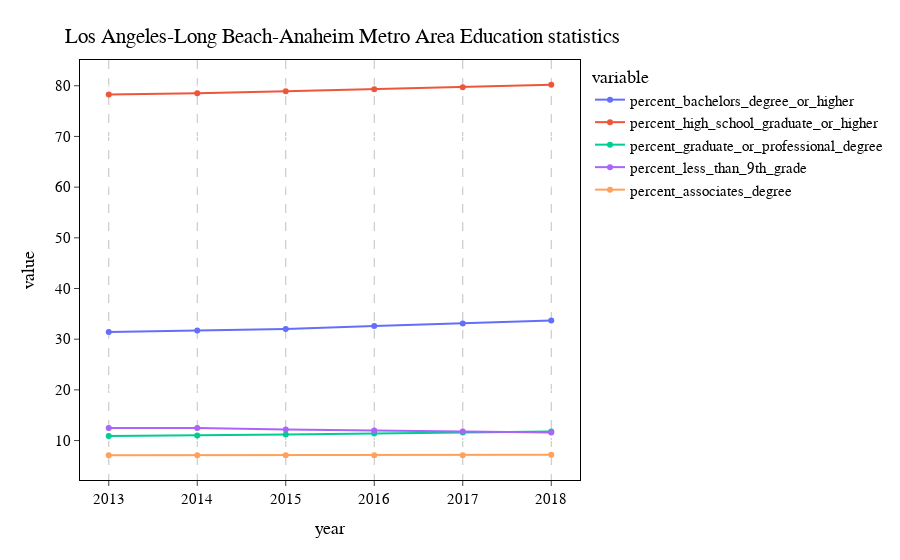

The notebook cell this image was saved under:
### Code cell
fig = px.line(lalban_edu, x='year', y='value', color='variable', markers=True)
fig.update_layout(plot_bgcolor='white')
fig.update_layout(
    title={
        'text': "Los Angeles-Long Beach-Anaheim Metro Area Education statistics",
        'y':0.95,
        'x':0.38,
        'xanchor': 'center',
        'yanchor': 'top'},
    xaxis = dict(
        showgrid=True,
        gridwidth=0.5,
        gridcolor='grey',
        griddash='dash',
        mirror=True,
        ticks='outside',
        showline=True,
        tickmode='linear',
        linecolor='black',
        linewidth=1),
    yaxis = dict(
        mirror=True,
        ticks='outside',
        showline=True,
        linecolor='black',
        linewidth=1),
    font=dict(
        family="Times New Roman",
        size=15,
        color="Black"))
fig.show()

### Figure 1 — Plotly figure (JSON) as saved in the notebook; plotly's stock layout.template omitted (floating-point values rounded to 4 significant figures)
{"data": [{"hovertemplate": "variable=percent_bachelors_degree_or_higher<br>year=%{x}<br>value=%{y}<extra></extra>", "legendgroup": "percent_bachelors_degree_or_higher", "line": {"color": "#636efa", "dash": "solid"}, "marker": {"symbol": "circle"}, "mode": "lines+markers", "name": "percent_bachelors_degree_or_higher", "orientation": "v", "showlegend": true, "type": "scatter", "x": [2013, 2014, 2015, 2016, 2017, 2018], "xaxis": "x", "y": [31.4, 31.7, 32, 32.6, 33.1, 33.7], "yaxis": "y"}, {"hovertemplate": "variable=percent_high_school_graduate_or_higher<br>year=%{x}<br>value=%{y}<extra></extra>", "legendgroup": "percent_high_school_graduate_or_higher", "line": {"color": "#EF553B", "dash": "solid"}, "marker": {"symbol": "circle"}, "mode": "lines+markers", "name": "percent_high_school_graduate_or_higher", "orientation": "v", "showlegend": true, "type": "scatter", "x": [2013, 2014, 2015, 2016, 2017, 2018], "xaxis": "x", "y": [78.3, 78.5, 78.9, 79.3, 79.7, 80.2], "yaxis": "y"}, {"hovertemplate": "variable=percent_graduate_or_professional_degree<br>year=%{x}<br>value=%{y}<extra></extra>", "legendgroup": "percent_graduate_or_professional_degree", "line": {"color": "#00cc96", "dash": "solid"}, "marker": {"symbol": "circle"}, "mode": "lines+markers", "name": "percent_graduate_or_professional_degree", "orientation": "v", "showlegend": true, "type": "scatter", "x": [2013, 2014, 2015, 2016, 2017, 2018], "xaxis": "x", "y": [10.9, 11, 11.2, 11.4, 11.6, 11.8], "yaxis": "y"}, {"hovertemplate": "variable=percent_less_than_9th_grade<br>year=%{x}<br>value=%{y}<extra></extra>", "legendgroup": "percent_less_than_9th_grade", "line": {"color": "#ab63fa", "dash": "solid"}, "marker": {"symbol": "circle"}, "mode": "lines+markers", "name": "percent_less_than_9th_grade", "orientation": "v", "showlegend": true, "type": "scatter", "x": [2013, 2014, 2015, 2016, 2017, 2018], "xaxis": "x", "y": [12.5, 12.5, 12.2, 12, 11.8, 11.6], "yaxis": "y"}, {"hovertemplate": "variable=percent_associates_degree<br>year=%{x}<br>value=%{y}<extra></extra>", "legendgroup": "percent_associates_degree", "line": {"color": "#FFA15A", "dash": "solid"}, "marker": {"symbol": "circle"}, "mode": "lines+markers", "name": "percent_associates_degree", "orientation": "v", "showlegend": true, "type": "scatter", "x": [2013, 2014, 2015, 2016, 2017, 2018], "xaxis": "x", "y": [7.1, 7.1, 7.1, 7.1, 7.1, 7.2], "yaxis": "y"}], "layout": {"font": {"color": "Black", "family": "Times New Roman", "size": 15}, "legend": {"title": {"text": "variable"}, "tracegroupgap": 0}, "margin": {"t": 60}, "plot_bgcolor": "white", "title": {"text": "Los Angeles-Long Beach-Anaheim Metro Area Education statistics", "x": 0.38, "xanchor": "center", "y": 0.95, "yanchor": "top"}, "xaxis": {"anchor": "y", "domain": [0, 1], "gridcolor": "grey", "griddash": "dash", "gridwidth": 0.5, "linecolor": "black", "linewidth": 1, "mirror": true, "showgrid": true, "showline": true, "tickmode": "linear", "ticks": "outside", "title": {"text": "year"}}, "yaxis": {"anchor": "x", "domain": [0, 1], "linecolor": "black", "linewidth": 1, "mirror": true, "showline": true, "ticks": "outside", "title": {"text": "value"}}}}
